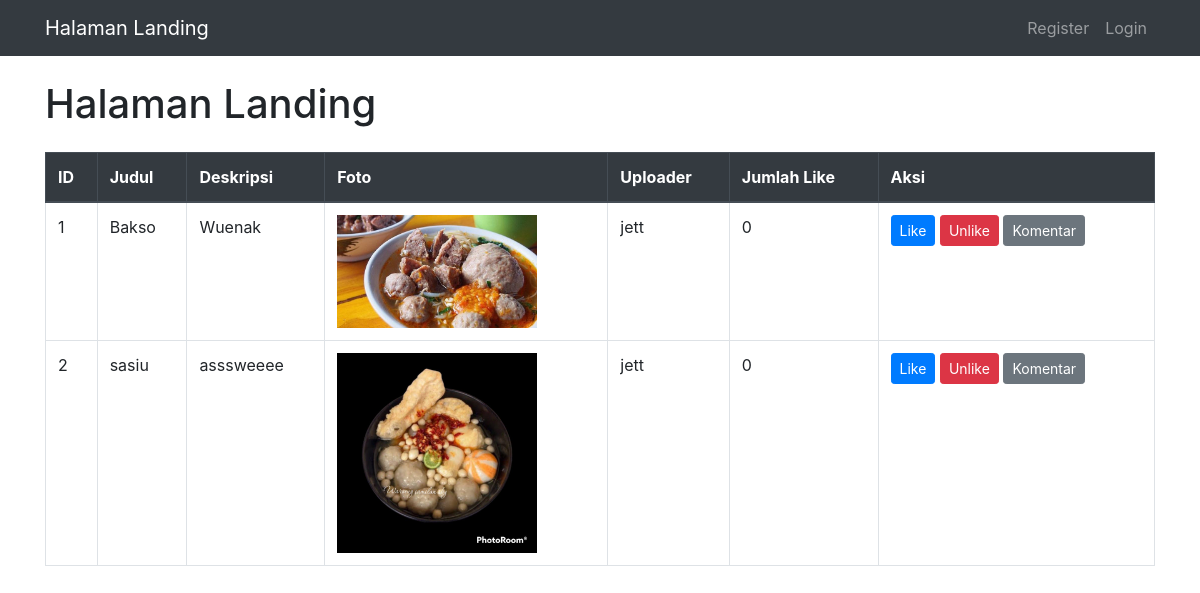
The app's page /gallery-master/index.php with its own data.
### tables this page shows
CREATE TABLE `foto` (
  `fotoid` int(11) NOT NULL,
  `judulfoto` varchar(255) NOT NULL,
  `deskripsifoto` text NOT NULL,
  `tanggalunggah` date NOT NULL,
  `lokasifile` varchar(255) NOT NULL,
  `albumid` int(11) NOT NULL,
  `userid` int(11) NOT NULL
);

CREATE TABLE `user` (
  `userid` int(11) NOT NULL,
  `username` varchar(255) NOT NULL,
  `password` varchar(255) NOT NULL,
  `email` varchar(255) NOT NULL,
  `namalengkap` varchar(255) NOT NULL,
  `alamat` text NOT NULL
);

### gallery-master/index.php (the view, shortened to what this page needs)
<!DOCTYPE html>
<html lang="en">
<head>
    <link href="https://stackpath.bootstrapcdn.com/bootstrap/4.5.2/css/bootstrap.min.css" rel="stylesheet">
</head>
<body>
    <nav class="navbar navbar-expand-lg navbar-dark bg-dark navbar-custom">
        <div class="container">
            <a class="navbar-brand" href="#">Halaman Landing</a>
            <div class="collapse navbar-collapse" id="navbarSupportedContent">
                <ul class="navbar-nav ml-auto">
                    <?php
                        if(!isset($_SESSION['userid'])){
                    ?>
                            <li class="nav-item"><a class="nav-link" href="register.php">Register</a></li>
                            <li class="nav-item"><a class="nav-link" href="login.php">Login</a></li>
                    <?php
                        }
                    ?>
                </ul>
            </div>
        </div>
    </nav>
    <div class="container mt-4">
        <h1>Halaman Landing</h1>
        <div class="table-responsive mt-4">
            <table class="table table-bordered">
                <thead class="thead-dark">
                    <tr>
                        <th>ID</th>
                        <th>Judul</th>
                        <th>Deskripsi</th>
                        <th>Foto</th>
                        <th>Uploader</th>
                        <th>Jumlah Like</th>
                        <th>Aksi</th>
                    </tr>
                </thead>
                <tbody>
                    <?php
                        include "koneksi.php";
                        $sql=mysqli_query($conn,"select * from foto,user where foto.userid=user.userid");
                        $nomor = 1;
                        while($data=mysqli_fetch_array($sql)){
                    ?>
                        <tr>
                            <td><?=$nomor++?></td>
                            <td><?=$data['judulfoto']?></td>
                            <td><?=$data['deskripsifoto']?></td>
                            <td>
                                <img src="gambar/<?=$data['lokasifile']?>" class="img-fluid" style="max-width: 200px;">
                            </td>
                            <td><?=$data['namalengkap']?></td>
                            <td>
                                <?php
                                    $fotoid=$data['fotoid'];
                                    $sql2=mysqli_query($conn,"select * from likefoto where fotoid='$fotoid'");
                                    echo mysqli_num_rows($sql2);
                                ?>
                            </td>
                            <td>
                                <a href="like.php?fotoid=<?=$data['fotoid']?>" class="btn btn-primary btn-sm">Like</a>
                                <a href="unlike.php?fotoid=<?=$data['fotoid']?>" class="btn btn-danger btn-sm">Unlike</a>
                                <a href="komentar.php?fotoid=<?=$data['fotoid']?>" class="btn btn-secondary btn-sm">Komentar</a>
                            </td>
                        </tr>
                    <?php
                        }
                    ?>
                </tbody>
            </table>
        </div>
    </div>
</body>
</html>

### gallery-master/index.php (style rules this page uses)
.navbar-custom { background-color: #007bff; }

### records on screen
foto: judulfoto "Bakso", deskripsifoto "Wuenak", lokasifile (picture), userid.namalengkap "jett", mysqli_num_rows($sql2) "0"
foto: judulfoto "sasiu", deskripsifoto "asssweeee", lokasifile (picture), userid.namalengkap "jett", mysqli_num_rows($sql2) "0"
